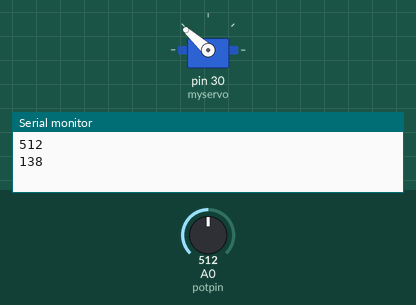
Simulated run of this sketch. Board: Arduino Mega 2560, built with avr-gcc and run on an emulated ATmega2560. On the bench: servo, the last lines printed to the serial monitor. Inputs (shaded band) come from the test bench; at power-on: A0 (potpin) = 512.

Above: at 1.2 s.
1.3 s: A0 (potpin) set to 716
At 1.9 s:
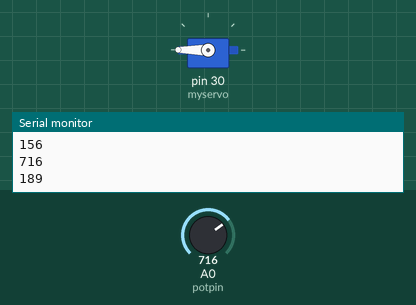
2.8 s: A0 (potpin) set to 511
At 4.0 s:
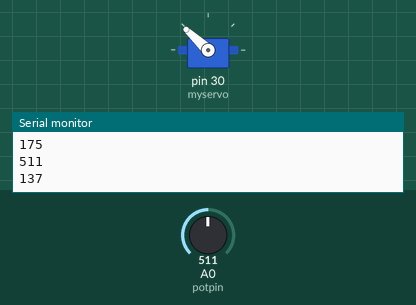
4.3 s: A0 (potpin) set to 306
At 5.1 s:
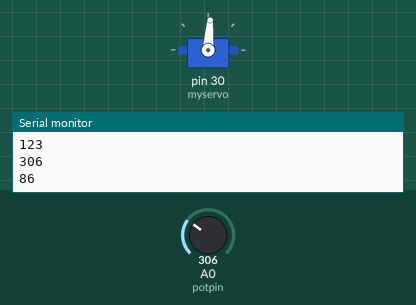
5.8 s: A0 (potpin) set to 122
At 7.0 s:
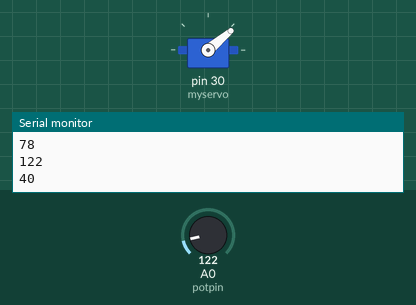
7.3 s: A0 (potpin) set to 0
At 8.2 s:
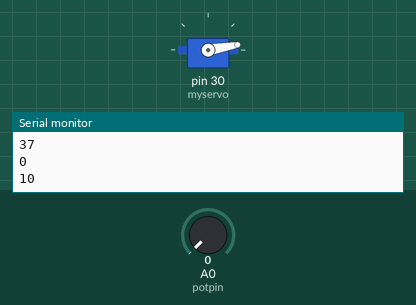
8.8 s: A0 (potpin) set to 900
At 9.2 s:
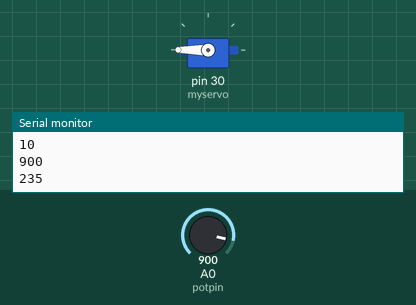
Timing chart, 0 to 11.3 s (numbered marks = the images above; inputs shaded):
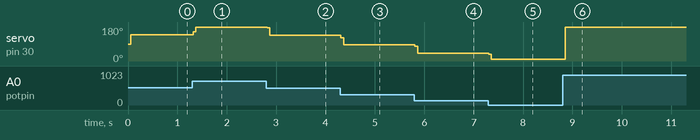

Measured:
- after the input at 1.3 s, servo on pin 30 (myservo): 138° → 180° at once
- after the input at 2.8 s, servo on pin 30 (myservo): 180° → 137° at once
- after the input at 4.3 s, servo on pin 30 (myservo): 137° → 86° at once
- after the input at 5.8 s, servo on pin 30 (myservo): 86° → 40° at once
- after the input at 7.3 s, servo on pin 30 (myservo): 40° → 10° at once
- after the input at 8.8 s, servo on pin 30 (myservo): 10° → 180° after 0.06 s

The sketch:

control2.ino
```cpp
#include <Servo.h>

Servo myservo;

int potpin = 0;  // analog pin used to connect the potentiometer
int val;    // variable to read the value from the analog pin
int sum = 0;
int flag = 0;
int oldSum = 9999;
int abss = 9999;

void setup() {
  //the setup routine runs once when you press reset

  Serial.begin(9600); //initialize serial communication at 9600 bits per second
  myservo.attach(30); // initialize servo to pin 30
  myservo.write(90); // initialize servo to 0 degrees
}

void loop() {
  //the loop routine runs over and over again forever

  int sensorValue = analogRead(A0); //read the input on analog pin 0
  val = analogRead(potpin);            // reads the value of the potentiometer (value between 0 and 1023)
  sum = sum + val;
  if (flag < 10){
    flag = flag + 1;
  }
  else{
    sum = sum/11;
    abss = abs(oldSum - sum);
    if (oldSum == 9999 || abss > 4 ){
      Serial.println(sum); //print out the value you read
      val = map(sum, 0, 680, 10, 180);     // scale it to use it with the servo (value between 0 and 180)
      Serial.println(val); //print out the value you send to the servo
      myservo.write(val);                  // sets the servo position according to the scaled value
    }
    oldSum = sum;
    sum = 0;
    flag = 0;
  }
  delay(5); //delay in between reads for stability
}
```
